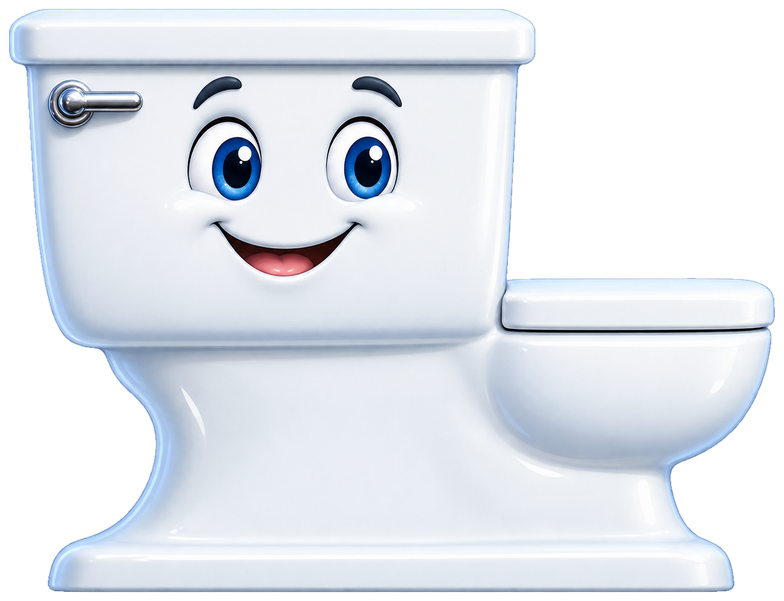
#> input picture preparation/design/gameplay-toilet-r2/candidate-b/assets/object_toilet.png, 784 x 601 px
$ python prepare_geometry.py
#> lines starting #> are read from the running program, lines starting #| are printed output that depends on the picture; after the words box and inside, x2 and y2 are one past the last pixel; in counts of white or black regions, pixels touching at a corner belong together
"""Alpha-following R2 toilet outline; candidate geometry, not a physics acceptance."""
from pathlib import Path
import json, math
import numpy as np
from PIL import Image, ImageDraw
ROOT=Path(__file__).resolve().parent
# Pixel vertices were selected on alpha>=128. Nearly horizontal bearing
# surfaces follow visible alpha and preserve the actual broad tank proportions.
POINTS=[[42, 9], [503, 9], [528, 20], [534, 38], [531, 61], [518, 68], [506, 279], [518, 278], [734, 278], [763, 288], [774, 307], [769, 349], [758, 390], [739, 423], [713, 445], [678, 463], [669, 479], [677, 509], [691, 531], [722, 549], [733, 577], [716, 592], [64, 592], [48, 584], [54, 560], [72, 543], [107, 527], [135, 504], [150, 475], [157, 447], [148, 413], [127, 385], [99, 350], [70, 340], [51, 306], [34, 205], [26, 73], [12, 63], [9, 39], [15, 23]]
im=Image.open(ROOT/'assets/object_toilet.png').convert('RGBA')
#> im is the input picture: PIL image 784x601 RGBA; mean R, G, B, A 150.1, 155, 161.9, 177.4
a=np.asarray(im.getchannel('A'))>=128
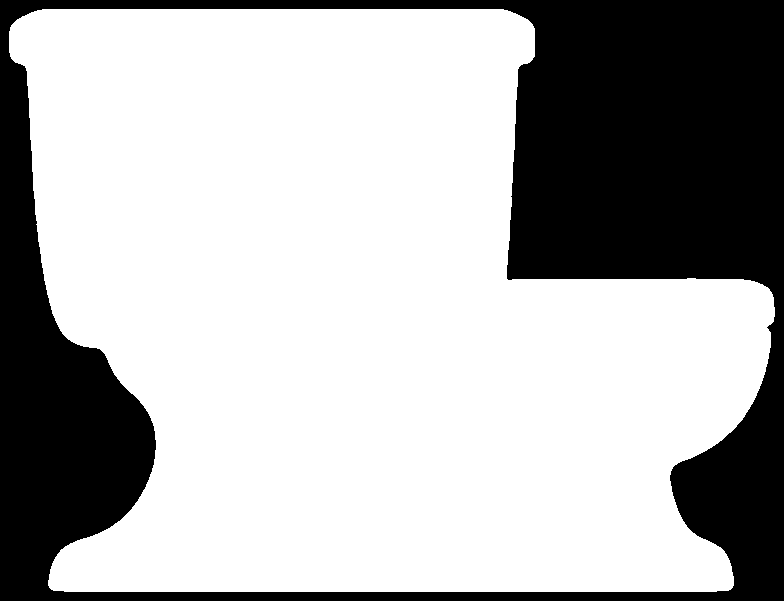
#> a: shape (601, 784) bool; 69.6% white; 1 black region, box (x1, y1, x2, y2) and area: (0, 0, 784, 601) 143218
# Select 115 gameplay units for the load-bearing outline height; map every
# image pixel uniformly with this same scale, including alpha protrusions.
xmin=min(p[0] for p in POINTS);xmax=max(p[0] for p in POINTS)
ymin=min(p[1] for p in POINTS);ymax=max(p[1] for p in POINTS)
cx=(xmin+xmax)/2;cy=(ymin+ymax)/2;s=115/(ymax-ymin)
world=[[round((x-cx)*s,6),round((cy-y)*s,6)] for x,y in POINTS]
area=sum(p[0]*q[1]-q[0]*p[1] for p,q in zip(world,world[1:]+world[:1]))/2
if area<0:world.reverse();area=-area
def span(x0,x1,y):
 return {'pixel_segment':[[x0,y],[x1,y]],'width_world':round((x1-x0)*s,6),'x_world':[round((x0-cx)*s,6),round((x1-cx)*s,6)],'y_world':round((cy-y)*s,6)}
measure={'high_plateau':span(42,503,9),'low_plateau':span(518,734,278),'foot':span(64,716,592),'step_height_world':round(269*s,6)}
row={'slug':'toilet','name':'马桶','candidate_status':'self_checked_contour_pending_runtime_physics',
'formal_source_size_world':[85,115],'size_selection':'115 world units for simplified bearing-outline height; whole raster is mapped uniformly, never anisotropically stretched. Original formal scale untouched.',
'width':round((xmax-xmin)*s,6),'height':115,
'spriteWidth':round(im.width*s,6),'spriteHeight':round(im.height*s,6),
'spriteOffset':[round((im.width/2-cx)*s,6),round((cy-im.height/2)*s,6)],
'sprite_path':str(ROOT/'assets/object_toilet.png'),'next_path':str(ROOT/'assets/next_toilet.png'),
'outline':world,'outline_winding':'counter_clockwise','outline_area_world_squared':round(area,6),
'source_outline_px':POINTS,'pixel_to_world':s,
'visual_alpha128_bounds_px':list(im.getchannel('A').point(lambda v:255 if v>=128 else 0).getbbox()),
'physics_contact_material':'ceramic','measurements':measure,
'notes':'Broad tank exterior top crosses center; integrated broad foot reaches beneath it. Separate lower seat and under-bowl concavities remain real. The high bearing edge follows an actual horizontal alpha row; no broad invisible shelf or convex fill is added.'}
(ROOT/'GEOMETRY.json').write_text(json.dumps({'version':'gameplay-toilet-r2-candidate-b','coordinate_system':'x-right y-up, collider bounds center at local origin; world units','assets':[row]},ensure_ascii=False,indent=2)+'\n')
# Robust segment intersections, raster overlap and boundary distance checks.
def cross(p,q,r):return (q[0]-p[0])*(r[1]-p[1])-(q[1]-p[1])*(r[0]-p[0])
def intersects(a,b,c,d):
 ca=cross(a,b,c);da=cross(a,b,d);ab=cross(c,d,a);bb=cross(c,d,b)
 return ca*da<0 and ab*bb<0
n=len(POINTS);hits=[]
for i in range(n):
 for j in range(i+1,n):
  if j in [i,(i+1)%n] or (j+1)%n==i:continue
  if intersects(POINTS[i],POINTS[(i+1)%n],POINTS[j],POINTS[(j+1)%n]):hits.append([i,j])
mask=Image.new('1',im.size);ImageDraw.Draw(mask).polygon([tuple(p) for p in POINTS],fill=1)
#> after `mask = Image.new('1', im.size)`: mask: PIL image 784x601 1; every value is 0
#> after `ImageDraw.Draw(mask).polygon([tuple(p) for p in POINTS], fill=1)`:
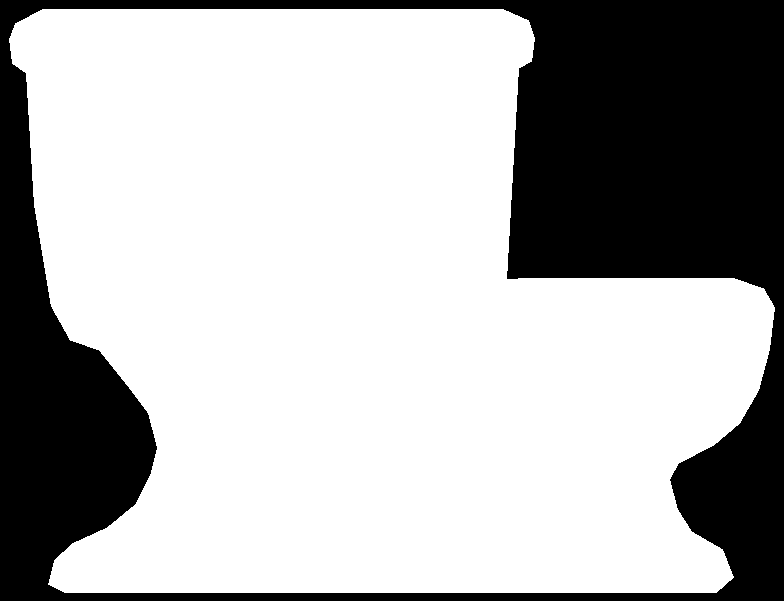
#> mask: PIL image 784x601 1; 69.7% white; 1 black region, box (x1, y1, x2, y2) and area: (0, 0, 784, 601) 142898
m=np.asarray(mask,dtype=bool)
# 4-connected alpha boundary, its distance to nearest polygon segment.
edge=a.copy()
edge[1:-1,1:-1]&=~(a[:-2,1:-1]&a[2:,1:-1]&a[1:-1,:-2]&a[1:-1,2:])
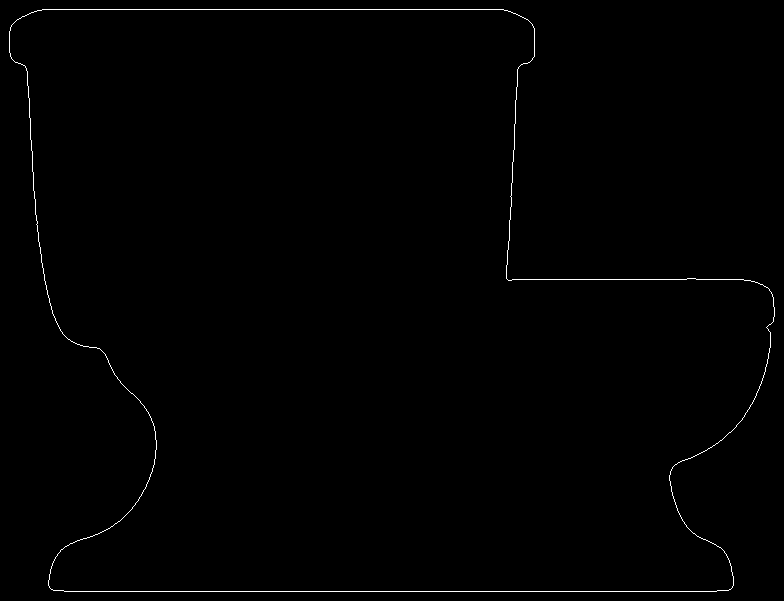
#> edge: shape (601, 784) bool; 0.57% white in thin lines or dots
ys,xs=np.where(edge);coords=np.column_stack([xs,ys]);mind=np.full(len(coords),np.inf)
#> after `ys, xs = np.where(edge)`: ys = 2683 values from 9 to 591; xs = 2683 values, max 774 at index 1350, min 9 at index 533, mean 371.9
#> after `coords = np.column_stack([xs, ys])`: coords = 2683 pairs, first value 9 to 774, second value 9 to 591
for p,q in zip(POINTS,POINTS[1:]+POINTS[:1]):
 p=np.array(p,dtype=float);q=np.array(q,dtype=float);v=q-p
 t=np.clip(((coords-p)*v).sum(axis=1)/(v*v).sum(),0,1)
 dist=np.linalg.norm(coords-(p+t[:,None]*v),axis=1);mind=np.minimum(mind,dist)
#> after the loop, mind = 2683 values, max 7.01 at index 2006, min 0 at index 0, mean 0.901
concave=sum(cross(POINTS[i-1],POINTS[i],POINTS[(i+1)%n])<0 for i in range(n))
report={'slug':'toilet','outline_vertices':n,'simple_polygon':not hits,'self_intersections':hits,'concave_vertices':concave,
 'minimum_edge_world':min(math.dist(p,q)*s for p,q in zip(POINTS,POINTS[1:]+POINTS[:1])),
 'polygon_pixels':int(m.sum()),'polygon_outside_alpha128_pixels':int((m&~a).sum()),
 'outside_percentage':round(float((m&~a).sum()/m.sum()*100),4),
 'visible_alpha_not_in_polygon_pixels':int((a&~m).sum()),
 'alpha_boundary_to_polygon_world':{'max':round(float(mind.max()*s),6),'p95':round(float(np.percentile(mind,95)*s),6)},
 'high_plateau_alpha_deviation_world_max':round(1*s,6),
 'visual_alpha_height_world':round((592-9)*s,6),'bearing_outline_height_world':115,
 'measurements':measure,'target_comparison':{'width_target':125,'width_actual':row['width'],'high_width_target':[70,78],'high_width_actual':measure['high_plateau']['width_world'],'low_width_target':[38,42],'low_width_actual':measure['low_plateau']['width_world'],'foot_width_target':[102,108],'foot_width_actual':measure['foot']['width_world'],'step_height_target':[35,40],'step_actual':measure['step_height_world']},
 'notes':'Raster metrics are visual diagnostics, not Cocos physics acceptance. Candidate B is proportionally wider than the nominal 125:115 target; keep actual 151:115 proportions rather than stretch. The fat tank support crosses the body center. Flattening 1-3 pixels follows the nearly horizontal visible lips; it does not invent a broad invisible platform.'}
(ROOT/'GEOMETRY_CHECK.json').write_text(json.dumps(report,ensure_ascii=False,indent=2)+'\n')
bg=Image.new('RGBA',im.size,(214,231,247,255));bg.alpha_composite(im)
#> after `bg = Image.new('RGBA', im.size, (214, 231, 247, 255))`:
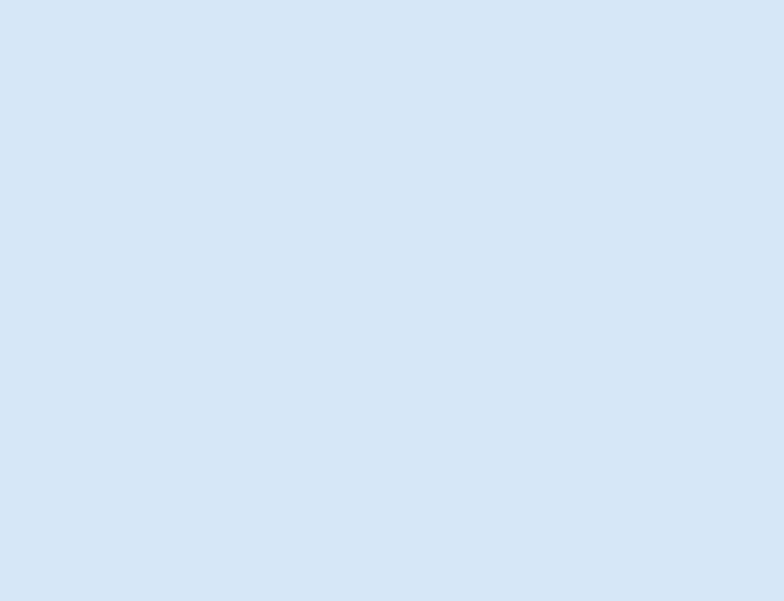
#> bg: PIL image 784x601 RGBA; mean R, G, B, A 214, 231, 247, 255
#> after `bg.alpha_composite(im)`:
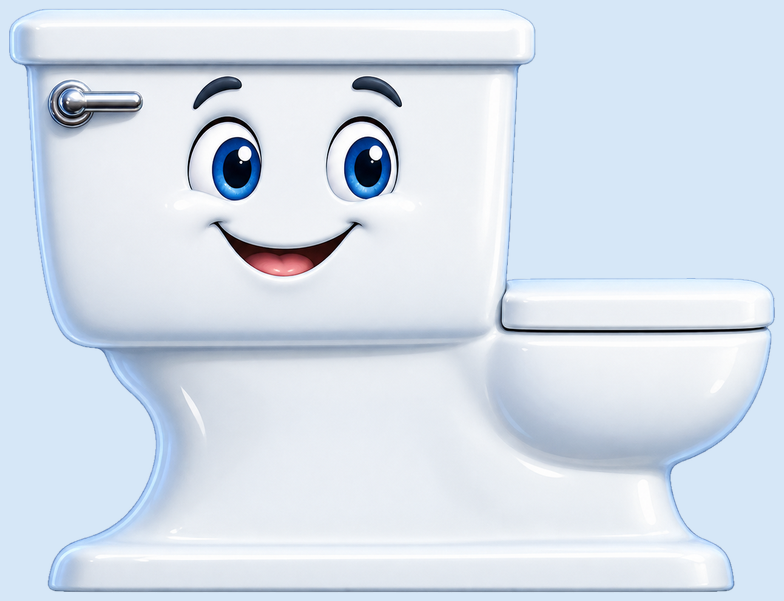
#> bg: PIL image 784x601 RGBA; mean R, G, B, A 214.3, 224.1, 235.6, 255
d=ImageDraw.Draw(bg);d.line([tuple(p) for p in POINTS]+[tuple(POINTS[0])],fill=(224,45,63,255),width=2)
for p in POINTS:d.ellipse((p[0]-3,p[1]-3,p[0]+3,p[1]+3),fill=(224,45,63,255))
for val in [measure['high_plateau'],measure['low_plateau'],measure['foot']]:
 d.line([tuple(p) for p in val['pixel_segment']],fill=(0,119,255,255),width=4)
bg.save(ROOT/'toilet-geometry.png')
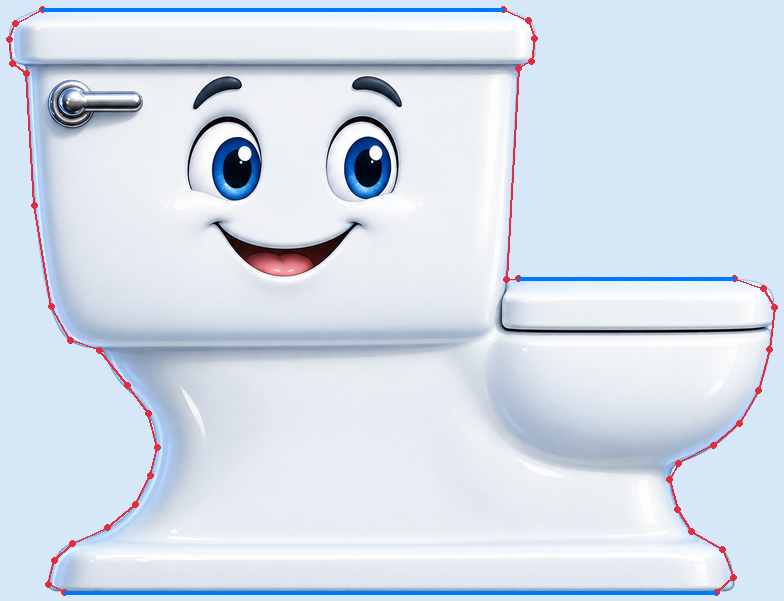
#> saved as toilet-geometry.png: PIL image 784x601 RGBA; mean R, G, B, A 212.3, 221.8, 234.5, 255
print(json.dumps({'geometry':str(ROOT/'GEOMETRY.json'),'dimensions':[row['width'],row['height']],'checks':report},ensure_ascii=False,indent=2))
#> (printed output is left out)
